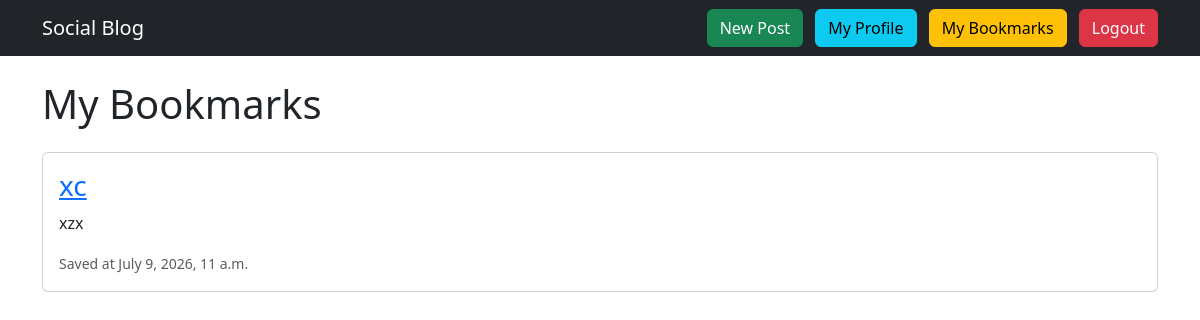
Screenshot of /bookmarks/ (signed in) with the database file from the repository.
### blog/models.py (models this page shows, shortened)
class Bookmark(models.Model):
    user = models.ForeignKey(
        settings.AUTH_USER_MODEL,
        on_delete=models.CASCADE
    )
    post = models.ForeignKey(
        Post,
        on_delete=models.CASCADE,
        related_name="bookmarks"
    )
    created_at = models.DateTimeField(auto_now_add=True)
    class Meta:
        constraints = [
            models.UniqueConstraint(
                fields=["user", "post"],
                name="unique_bookmark"
            )
        ]

class Post(models.Model):
    user = models.ForeignKey(
        settings.AUTH_USER_MODEL,
        on_delete=models.CASCADE,
        related_name="posts"
    )
    objects = PostManager()
    title = models.CharField(max_length=200)
    slug = models.SlugField(unique=True)
    body = models.TextField()
    tags = models.ManyToManyField(
    "Tag",
    blank=True,
    related_name="posts"
)
    is_published = models.BooleanField(default=False)
    views = models.PositiveIntegerField(default=0)
    created_at = models.DateTimeField(auto_now_add=True)
    updated_at = models.DateTimeField(auto_now=True)

### blog/views.py (the view)
class MyBookmarksView(LoginRequiredMixin, ListView):
    model = Bookmark
    template_name = "blog/bookmarks.html"
    context_object_name = "bookmarks"
    def get_queryset(self):
        return Bookmark.objects.filter(
            user=self.request.user
        ).select_related("post").order_by("-created_at")

### blog/templates/blog/bookmarks.html (shortened to what this page needs)
{% extends "blog/base.html" %}
{% block content %}
<h1 class="mb-4">
    My Bookmarks
</h1>
{% for bookmark in bookmarks %}
<div class="card mb-3">
    <div class="card-body">
        <h3>
            <a href="{% url 'blog:post-detail' bookmark.post.slug %}">
                {{ bookmark.post.title }}
            </a>
        </h3>
        <p>
            {{ bookmark.post.body|truncatewords:30 }}
        </p>
        <small class="text-muted">
            Saved at {{ bookmark.created_at }}
        </small>
    </div>
</div>
{% empty %}
<div class="alert alert-info">
    You have no saved posts yet.
</div>
{% endfor %}
{% endblock %}

### rows the page displays
Bookmark: post "xc", post.body "xzx", created_at "July 9, 2026, 11 a.m."
